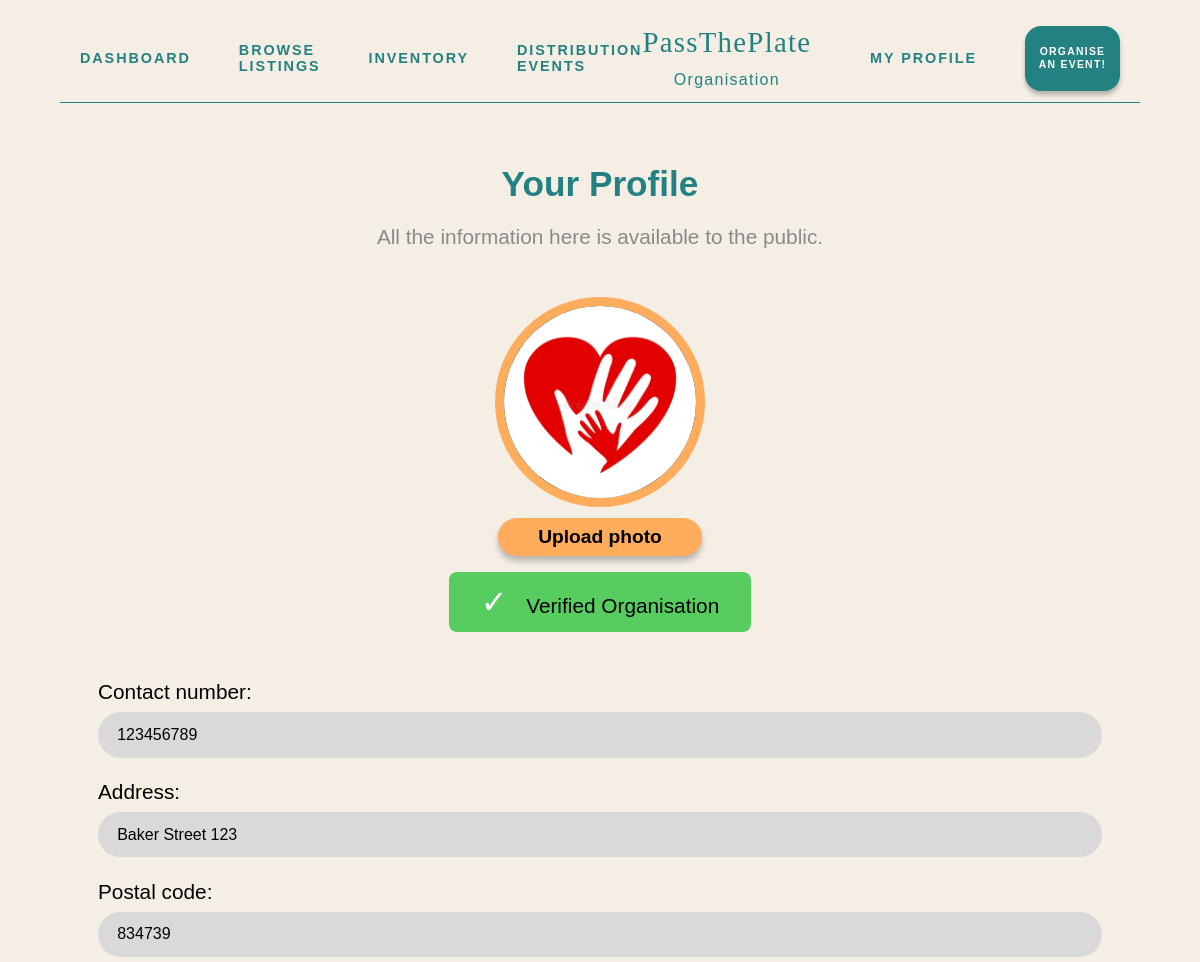
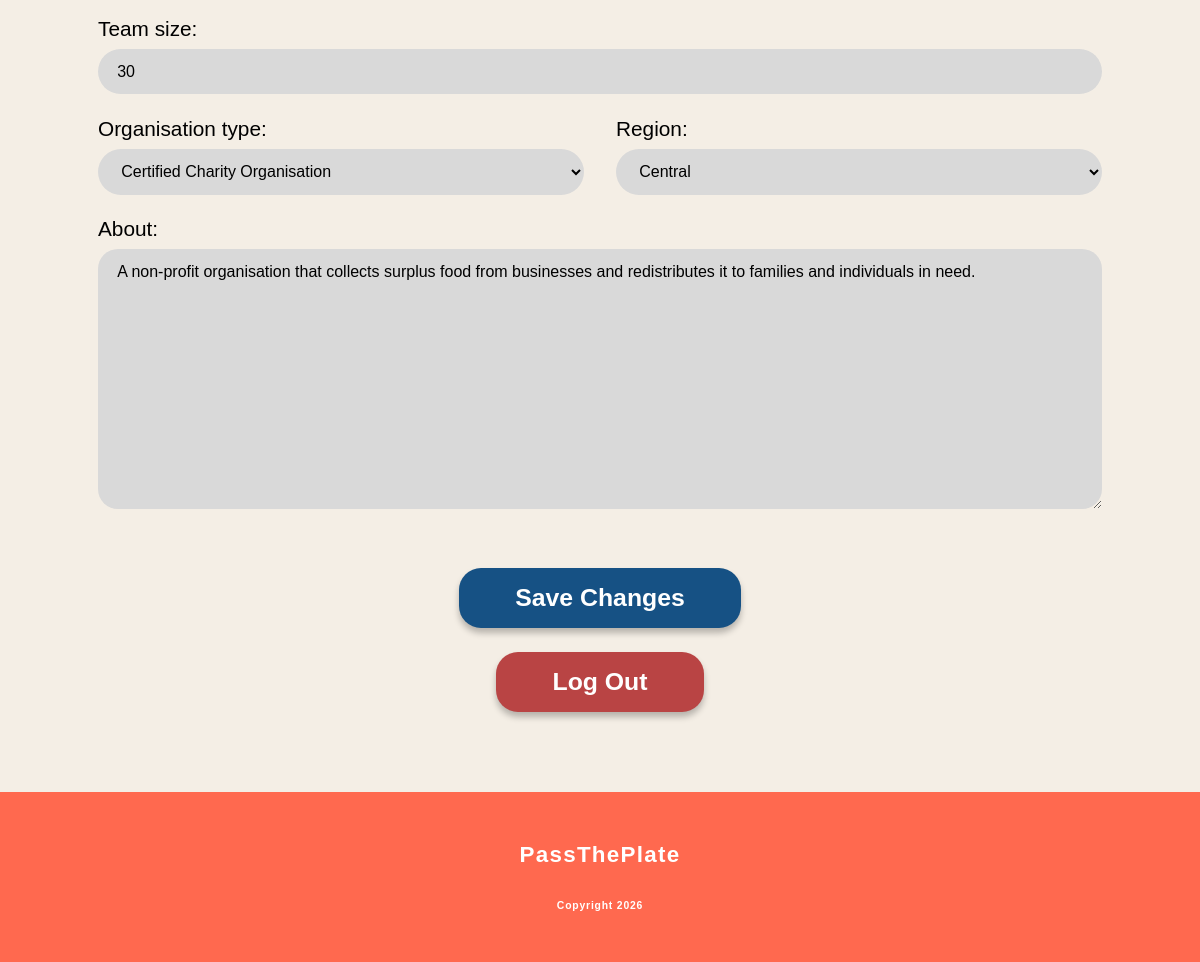
The page /organisation/profile/ (signed in) on the database its author committed (2 pictures, top to bottom).
### foodrescue/models.py (models this page shows, shortened)
class Organisation(models.Model):
    class GeneralLocation(models.TextChoices):
        NORTH = "north", "North"
        EAST = "east", "East"
        SOUTH = "south", "South"
        WEST = "west", "West"
        CENTRAL = "central", "Central"
    class OrganisationType(models.TextChoices):
        CERTIFIED_CHARITY = "certified_charity", "Certified Charity Organisation"
        VOLUNTEER_GROUP = "volunteer_group", "Volunteer Group"
    class ApplicationStatus(models.TextChoices):
        PENDING = "pending", "Pending Review"
        APPROVED = "approved", "Approved"
        REJECTED = "rejected", "Rejected"
    user = models.OneToOneField(
        settings.AUTH_USER_MODEL,
        on_delete=models.CASCADE,
        related_name="organisation_profile"
    )
    organisation_name = models.CharField(max_length=200)
    profile_image = models.ImageField(
        upload_to="organisation_profile_images/",
        blank=True,
        null=True
    )
    description = models.TextField(blank=True)
    address = models.TextField(blank=True)
    postal_code = models.CharField(
        max_length=10,
        blank=True
    )
    contact_number = models.CharField(
        max_length=30,
        blank=True
    )
    team_size = models.PositiveIntegerField(
        blank=True,
        null=True
    )
    organisation_type = models.CharField(
        max_length=30,
        choices=OrganisationType.choices,
        blank=True
    )
    general_location = models.CharField(
        max_length=20,
        choices=GeneralLocation.choices,
        blank=True
    )
    certification_file = models.FileField(
        upload_to="organisation_certifications/",
        blank=True,
        null=True,
        validators=[FileExtensionValidator(allowed_extensions=["pdf"])]
    )
    application_status = models.CharField(
        max_length=20,
        choices=ApplicationStatus.choices,
        default=ApplicationStatus.PENDING
    )
    is_verified = models.BooleanField(default=False)
    created_at = models.DateTimeField(auto_now_add=True)

### foodrescue/views.py (the view, shortened to what this page needs)
# urls.py: path("organisation/profile/", views.organisation_profile, name="organisation_profile"),
@organisation_required
def organisation_profile(request):
    organisation = request.user.organisation_profile
    return render(request, "foodrescue/organisation-pages/organisation-profile.html", {
        "organisation": organisation,
    })

### foodrescue/templates/foodrescue/organisation-pages/organisation-profile.html (shortened to what this page needs)
{% load static %}
<!DOCTYPE html>
<html>
<head>
    <link rel="stylesheet" href="{% static 'foodrescue/base.css' %}" />
    <link rel="stylesheet" href="{% static 'foodrescue/organisation/organisation-profile.css' %}" />
    <link rel="stylesheet" href="{% static 'foodrescue/footer.css' %}">
    <link rel="stylesheet" href="{% static 'foodrescue/navbar.css' %}?v=2">
</head>
<body>
  {% include "foodrescue/includes/navbar_organisation.html" %}
  <main class="profile-page">
      <section class="profile-header">
        <h1>Your Profile</h1>
        <p>All the information here is available to the public.</p>
      <form method="POST" enctype="multipart/form-data" class="profile-form">
        <div class="profile-image-section">
          {% if organisation.profile_image %}
            <img
              src="{{ organisation.profile_image.url }}"
              alt="{{ organisation.organisation_name }}"
              class="profile-image"
            />
          {% else %}
            <div class="profile-image-placeholder"></div>
          {% endif %}
          <label for="profile-image-input" class="upload-button">
            Upload photo
          </label>
        </div>
        {% if organisation.is_verified %}
          <div class="verified-badge">
            <span class="tick">✓</span>
            Verified Organisation
          </div>
        {% else %}
          <div class="pending-badge">
            Pending Verification
          </div>
        {% endif %}
        <div class="form-area">
        <label>Contact number:</label>
          <input
            type="text"
            name="contact_number"
            value="{{ organisation.contact_number }}"
          />
          <label>Address:</label>
          <input
            type="text"
            name="address"
            value="{{ organisation.address }}"
          />
          <label>Postal code:</label>
          <input
            type="text"
            name="postal_code"
            value="{{ organisation.postal_code }}"
          />
          <label>Team size:</label>
          <input
            type="number"
            name="team_size"
            value="{{ organisation.team_size|default_if_none:'' }}"
          />
          <div class="two-column-row">
            <div>
              <label>Organisation type:</label>
              <select name="organisation_type">
                <option
                  value="certified_charity"
                  {% if organisation.organisation_type == "certified_charity" %}selected{% endif %}
                >
                  Certified Charity Organisation
                </option>
              </select>
            </div>
            <div>
              <label>Region:</label>
              <select name="general_location">
                <option value="central" {% if organisation.general_location == "central" %}selected{% endif %}>
                  Central
                </option>
              </select>
            </div>
          </div>
          <label>About:</label>
          <textarea name="description">{{ organisation.description }}</textarea>
          <button type="submit" class="save-button">
            Save Changes
          </button>
        </div>
      </form>
      <form method="POST" action="{% url 'logout' %}" class="logout-form">
  <button type="submit" class="logout-button">
    Log Out
  </button>
</form>
    </section>
  </main>
  {% include "foodrescue/includes/footer.html" %}
</body>
</html>

### foodrescue/static/foodrescue/base.css (style rules this page uses)
* { box-sizing: border-box; font-family: "Montserrat", sans-serif; }
body { margin: 0; background-color: #f5efe6; }

### foodrescue/static/foodrescue/organisation/organisation-profile.css (style rules this page uses)
body { margin: 0; background: #f4eee5; }
.profile-page { max-width: 1100px; margin: 0 auto; padding: 2rem 3rem 5rem; }
.profile-header { text-align: center; }
.profile-header h1 { color: #248181; font-size: 2.2rem; margin-bottom: 0.2rem; font-weight:700; }
.profile-header p { color: #8a8a8a; font-size: 1.3rem; margin-bottom: 3rem; }
.profile-image-section { display: flex; flex-direction: column; align-items: center; }
.profile-image, .profile-image-placeholder { width: 210px; height: 210px; border-radius: 50%; object-fit: cover; background: black; border: 9px solid #ffad5c; }
.upload-button { margin-top: 0.7rem; background: #ffad5c; border-radius: 22px; padding: 0.5rem 2.5rem; font-size: 1.2rem; font-weight: 800; font-family: "Montserrat", sans-serif; cursor: pointer; box-shadow: 0 5px 6px rgba(0, 0, 0, 0.25); }
.verified-badge, .pending-badge { width: fit-content; margin: 1rem auto 3rem; padding: 0.7rem 2rem; border-radius: 8px; font-size: 1.3rem; }
.verified-badge { background: #57cc5f; color: black; }
.tick { font-size: 2rem; margin-right: 0.8rem; color: white; }
.form-area { text-align: left; }
.form-area label { display: block; margin-bottom: 0.5rem; font-weight: 500; font-size: 1.3rem; }
.form-area input, .form-area select, .form-area textarea { width: 100%; border: none; border-radius: 999px; background: #d9d9d9; padding: 0.85rem 1.2rem; margin-bottom: 1.4rem; font-size: 1rem; box-sizing: border-box; font-family: "Montserrat", sans-serif; }
.form-area textarea { min-height: 260px; border-radius: 20px; resize: vertical; }
.two-column-row { display: grid; grid-template-columns: 1fr 1fr; gap: 2rem; }
.save-button { display: block; margin: 2rem auto 0; background: #165184; color: white; border: none; border-radius: 22px; padding: 1rem 3.5rem; font-size: 1.55rem; font-weight: 800; font-family: "Montserrat", sans-serif; cursor: pointer; box-shadow: 0 5px 6px rgba(0, 0, 0, 0.25); }
.logout-form { display: flex; justify-content: center; margin-top: 1.5rem; }
.logout-button { background: #b94444; color: white; border: none; border-radius: 22px; padding: 1rem 3.5rem; font-size: 1.55rem; font-weight: 800; font-family: "Montserrat", sans-serif; cursor: pointer; box-shadow: 0 5px 6px rgba(0, 0, 0, 0.25); }

### rows shown on the page
Organisation: profile_image (picture), contact_number "123456789", address "Baker Street 123", postal_code "834739", team_size "30", organisation_type "Certified Charity Organisation", general_location "Central", description "A non-profit organisation that collects surplus food from businesses and redistributes it to families and individuals in need."
